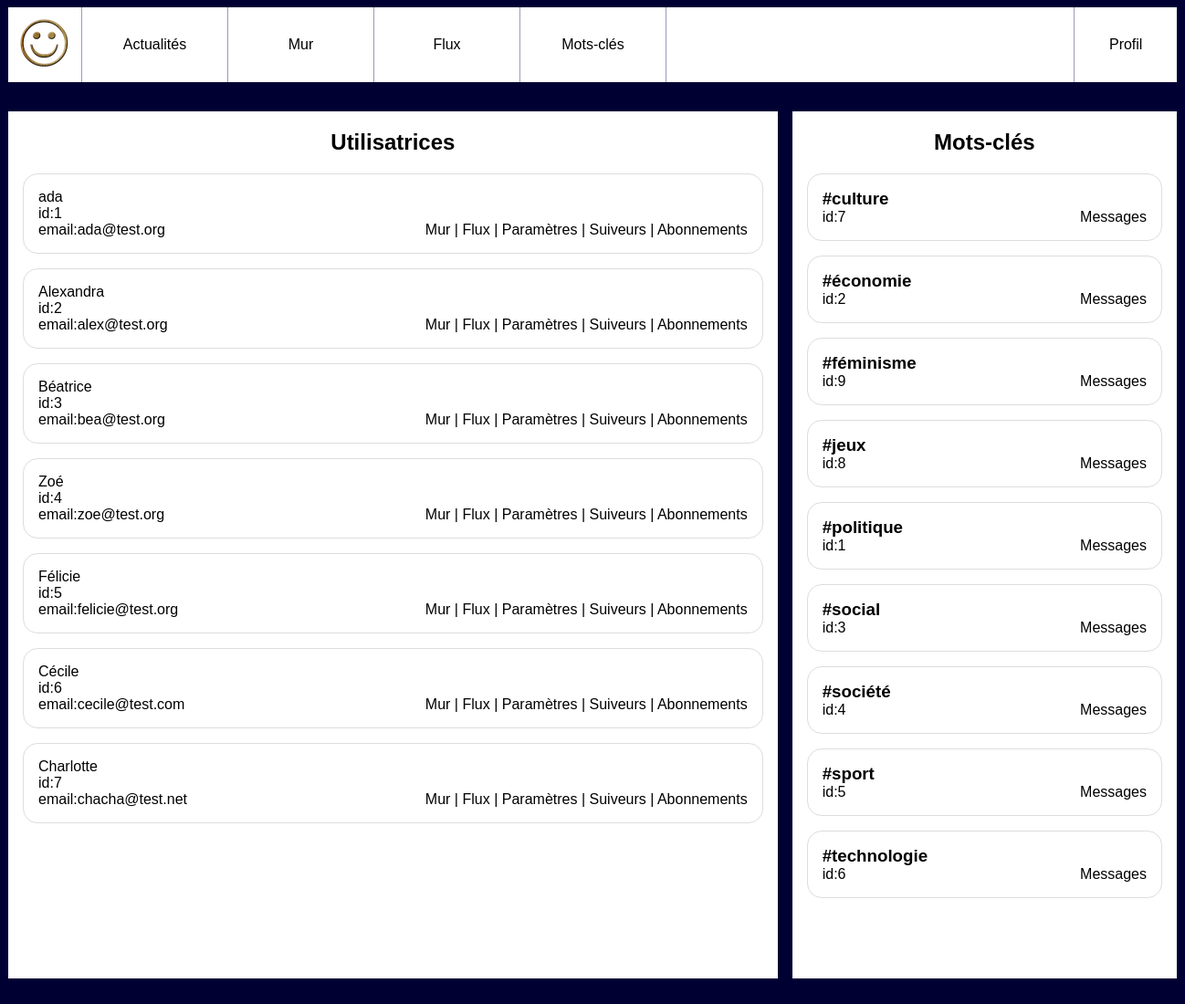
The app's page /admin.php with its own data.
### tables this page shows
CREATE TABLE `tags` (
  `id` int(10) UNSIGNED NOT NULL,
  `label` varchar(255) NOT NULL
);

CREATE TABLE `users` (
  `id` int(10) UNSIGNED NOT NULL,
  `email` varchar(255) NOT NULL,
  `password` varchar(255) NOT NULL,
  `alias` varchar(255) NOT NULL
);

### admin.php (the view, shortened to what this page needs)
<!doctype html>
<html lang="fr">
    <head>
        <link rel="stylesheet" href="style.css"/>
    </head>
    <body>
        <header>
            <img src="resoc.jpg" alt="Logo de notre réseau social"/>
            <nav id="menu">
                <a href="news.php">Actualités</a>
                <a href="wall.php?user_id=5">Mur</a>
                <a href="feed.php?user_id=5">Flux</a>
                <a href="tags.php?tag_id=1">Mots-clés</a>
            </nav>
            <nav id="user">
                <a href="#">Profil</a>
            </nav>
        </header>
        <?php
        $mysqli = new mysqli("localhost", "root", "root", "socialnetwork");
        ?>
        <div id="wrapper" class='admin'>
            <aside>
                <h2>Mots-clés</h2>
                <?php
                $laQuestionEnSql = "SELECT * FROM `tags` LIMIT 50";
                $lesInformations = $mysqli->query($laQuestionEnSql);
                while ($tag = $lesInformations->fetch_assoc())
                {
                    ?>
                    <article>
                        <h3>#<?php echo $tag['label']?></h3>
                        <p>id:<?php echo print_r($tag['id'],50)?></p>
                        <nav>
                            <a href="tags.php?tag_id= <?php echo $tag['id']?>">Messages</a>
                        </nav>
                    </article>
                <?php } ?>
            </aside>
            <main>
                <h2>Utilisatrices</h2>
                <?php
                $laQuestionEnSql = "SELECT * FROM `users` LIMIT 50";
                $lesInformations = $mysqli->query($laQuestionEnSql);
                while ($tag = $lesInformations->fetch_assoc())
                {
                    ?>
                    <article>
                        <h3><?php echo print_r($tag['alias'],50)?></h3>
                        <p>id:<?php echo print_r($tag['id'],50)?></p>
                        <br><p>email:<?php echo print_r($tag['email'],50)?></p>
                        <nav>
                            <a href="wall.php?user_id=<?php echo $tag['id']?>">Mur</a>
                            | <a href="feed.php?user_id=<?php echo $tag['id']?>">Flux</a>
                            | <a href="settings.php?user_id=<?php echo $tag['id']?>">Paramètres</a>
                            | <a href="followers.php?user_id=<?php echo $tag['id']?>">Suiveurs</a>
                            | <a href="subscriptions.php?user_id=<?php echo $tag['id']?>">Abonnements</a>
                        </nav>
                    </article>
                <?php } ?>
            </main>
        </div>
    </body>
</html>

### style.css (style rules this page uses)
body { background-color: #003; font-family: Arial; }
a { text-decoration: none; color:black; }
body>header { background-color: #fff; display:flex; width:80em; margin:0 auto 2em auto; padding:0; }
body>header img { height:5em; }
body>header #menu { display:flex; width:50%; align-items: stretch; border-left: 1px solid #99b; }
body>header #menu a { flex:1; text-align: center; padding-top:2em; border-right: 1px solid #99b; }
body>header #user { margin-left: auto; flex:0.2; border-left: 1px solid #99b; }
body>header #user>a { display:block; text-align: center; padding:2em 0; width:100%; }
#wrapper { display:flex; width:80em; margin:0 auto 2em auto; }
#wrapper aside { background-color: #fff; flex:1; padding:1em; border-radius: 1em; }
#wrapper main { flex:3; padding-left:1em; height: 80vh; overflow-y: scroll; }
#wrapper main article { background-color: #fff; padding:1em; margin-bottom: 1em ; border-radius: 1em; }
#wrapper main article h3 { margin:0; padding:0; font-weight: normal; font-size:1em; }
#wrapper main article p { margin:0; }
#wrapper.admin { flex-direction: row-reverse }
#wrapper.admin aside { flex:1;margin-left:1em;border-radius:0;padding:0; }
#wrapper.admin main { flex:2;background-color: #fff;border-radius: 0;padding:0; }
#wrapper.admin h2 { text-align: center; }
#wrapper.admin h3 { margin:0; }
#wrapper.admin nav { text-align: right; }
#wrapper.admin article { border:1px solid #ddd;border-radius: 1em;padding:1em;margin:1em; }
#wrapper.admin article p { float:left;margin:0; }

### records on screen
tags: label "culture", id "7"
tags: label "économie", id "2"
tags: label "féminisme", id "9"
tags: label "jeux", id "8"
tags: label "politique", id "1"
tags: label "social", id "3"
tags: label "société", id "4"
tags: label "sport", id "5"
tags: label "technologie", id "6"
users: alias "ada", id "1", email "ada@test.org"
users: alias "Alexandra", id "2", email "alex@test.org"
users: alias "Béatrice", id "3", email "bea@test.org"
users: alias "Zoé", id "4", email "zoe@test.org"
users: alias "Félicie", id "5", email "felicie@test.org"
users: alias "Cécile", id "6", email "cecile@test.com"
users: alias "Charlotte", id "7", email "chacha@test.net"
